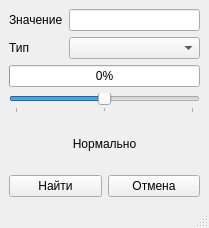
<?xml version="1.0" encoding="UTF-8"?>
<ui version="4.0">
 <class>SearchForm</class>
 <widget class="QMainWindow" name="SearchForm">
  <property name="geometry">
   <rect>
    <x>0</x>
    <y>0</y>
    <width>209</width>
    <height>228</height>
   </rect>
  </property>
  <property name="minimumSize">
   <size>
    <width>209</width>
    <height>228</height>
   </size>
  </property>
  <property name="maximumSize">
   <size>
    <width>16777215</width>
    <height>228</height>
   </size>
  </property>
  <property name="windowTitle">
   <string>MainWindow</string>
  </property>
  <widget class="QWidget" name="centralwidget">
   <layout class="QGridLayout" name="gridLayout">
    <item row="4" column="0">
     <layout class="QHBoxLayout" name="horizontalLayout">
      <item>
       <widget class="QPushButton" name="pushButtonSearch">
        <property name="text">
         <string>Найти</string>
        </property>
       </widget>
      </item>
      <item>
       <widget class="QPushButton" name="pushButtonClose">
        <property name="text">
         <string>Отмена</string>
        </property>
       </widget>
      </item>
     </layout>
    </item>
    <item row="3" column="0">
     <widget class="QLabel" name="labelSearch">
      <property name="text">
       <string>Нормально</string>
      </property>
      <property name="textFormat">
       <enum>Qt::AutoText</enum>
      </property>
      <property name="alignment">
       <set>Qt::AlignCenter</set>
      </property>
     </widget>
    </item>
    <item row="2" column="0">
     <widget class="QSlider" name="horizontalSlider">
      <property name="minimum">
       <number>1</number>
      </property>
      <property name="maximum">
       <number>3</number>
      </property>
      <property name="pageStep">
       <number>1</number>
      </property>
      <property name="value">
       <number>2</number>
      </property>
      <property name="orientation">
       <enum>Qt::Horizontal</enum>
      </property>
      <property name="tickPosition">
       <enum>QSlider::TicksBelow</enum>
      </property>
      <property name="tickInterval">
       <number>0</number>
      </property>
     </widget>
    </item>
    <item row="0" column="0">
     <layout class="QFormLayout" name="formLayout">
      <item row="1" column="1">
       <widget class="QLineEdit" name="lineEdit"/>
      </item>
      <item row="2" column="1">
       <widget class="QComboBox" name="comboBox"/>
      </item>
      <item row="1" column="0">
       <widget class="QLabel" name="label">
        <property name="text">
         <string>Значение</string>
        </property>
       </widget>
      </item>
      <item row="2" column="0">
       <widget class="QLabel" name="label_2">
        <property name="text">
         <string>Тип</string>
        </property>
       </widget>
      </item>
     </layout>
    </item>
    <item row="1" column="0">
     <widget class="QProgressBar" name="progressBar">
      <property name="maximum">
       <number>100</number>
      </property>
      <property name="value">
       <number>0</number>
      </property>
     </widget>
    </item>
   </layout>
  </widget>
  <widget class="QMenuBar" name="menubar">
   <property name="geometry">
    <rect>
     <x>0</x>
     <y>0</y>
     <width>209</width>
     <height>20</height>
    </rect>
   </property>
  </widget>
  <widget class="QStatusBar" name="statusbar"/>
 </widget>
 <resources/>
 <connections>
  <connection>
   <sender>lineEdit</sender>
   <signal>returnPressed()</signal>
   <receiver>pushButtonSearch</receiver>
   <slot>click()</slot>
   <hints>
    <hint type="sourcelabel">
     <x>115</x>
     <y>39</y>
    </hint>
    <hint type="destinationlabel">
     <x>70</x>
     <y>195</y>
    </hint>
   </hints>
  </connection>
 </connections>
</ui>
